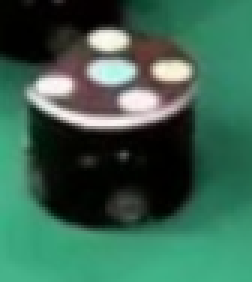
#> input picture Sample_data/to_detect.jpg, 84 x 94 px, found by its file name (shown 3 times larger)
$ python simple_feature_detect.py
#> lines starting #> are read from the running program, lines starting #| are printed output that depends on the picture
import cv2
import matplotlib.pyplot as plt
import numpy as np

def read_image_rgb(img_path):
    img = cv2.imread(img_path, cv2.IMREAD_COLOR)
    if img is None:
        print("Not found the image")
    else:
        img = cv2.cvtColor(img, cv2.COLOR_BGR2RGB)
    return img


def read_image_bgr(img_path):
    img = cv2.imread(img_path, cv2.IMREAD_COLOR)
    if img is None:
        print("Not found the image")
    return img

def read_image_grayscale(img_path):
    img = cv2.imread(img_path, cv2.IMREAD_GRAYSCALE)
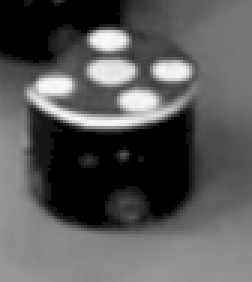
#> img: shape (94, 84) (shown 3 times larger); min 0, max 251, mean 88
    if img is None:
        print("Not found the image")
    return img


to_detect_robo = read_image_grayscale(r'E:\Aditya\AI_DL_ML\Robo_Soccer\Robo_vision\Sample_data\to_detect.jpg')
robo_image = read_image_grayscale(r'E:\Aditya\AI_DL_ML\Robo_Soccer\Robo_vision\Sample_data\Video_1_frame280.jpg')
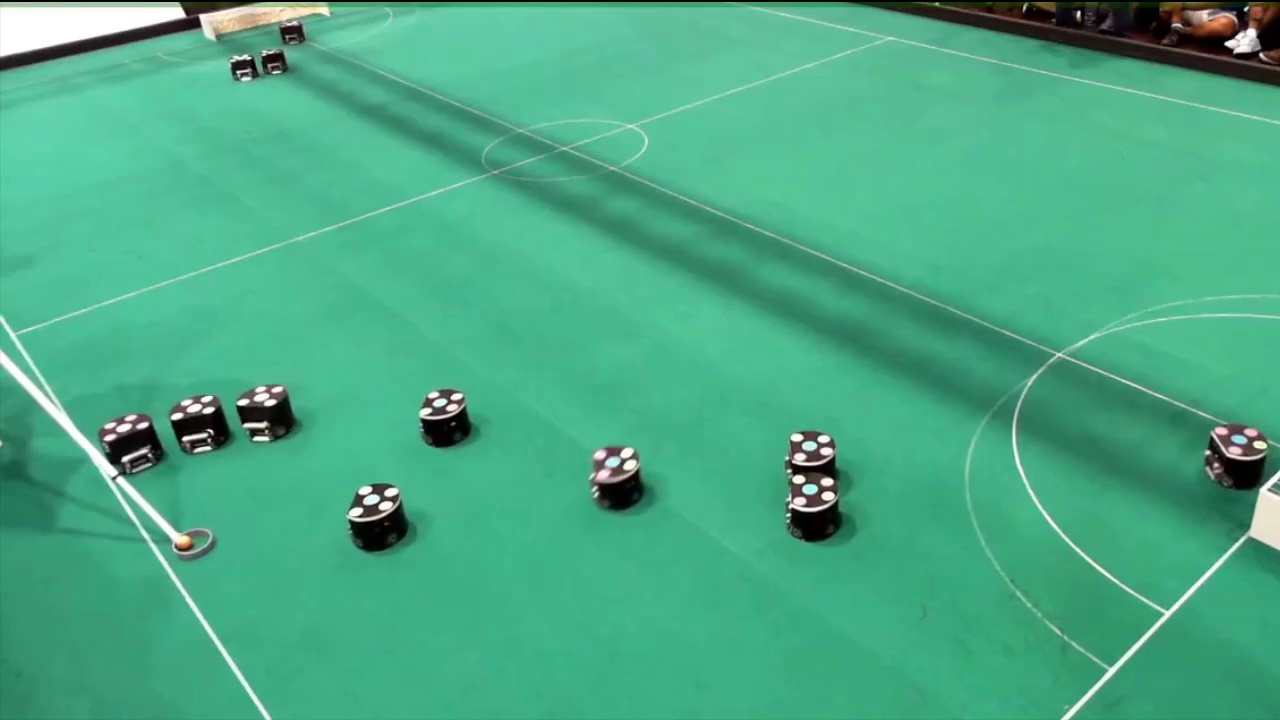
#> input picture Sample_data/Video_1_frame280.jpg, 1280 x 720 px, found by its file name

plt.imshow(robo_image[...,::-1])
plt.show()
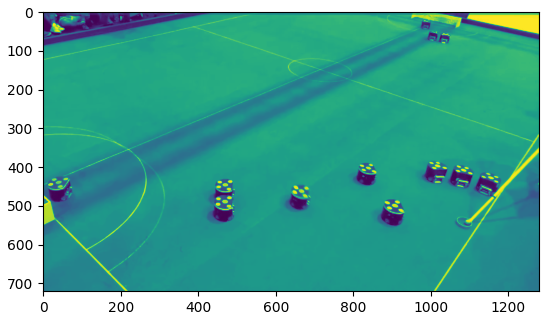
#> figure drawn by matplotlib, 1 panel

w, h = to_detect_robo.shape[::-1]
#> w = 84; h = 94

for i in range(25):
    res = cv2.matchTemplate(robo_image, to_detect_robo, cv2.TM_CCOEFF)

    # [4 lines of commented-out code are left out]


    min_val, max_val, min_loc, max_loc = cv2.minMaxLoc(res)
    top_left = max_loc
    bottom_right = (top_left[0] + w, top_left[1] + h)
    cv2.rectangle(robo_image, top_left, bottom_right, (0,0,255), 4)

    plt.imshow(res[...,::-1])
    plt.show()

    plt.imshow(robo_image[...,::-1])
    plt.show()

    cv2.rectangle(robo_image, top_left, bottom_right, (0,0,255), cv2.FILLED)

    plt.imshow(robo_image[...,::-1])
    plt.show()
#> this loop made 25 passes
#> (min_val, max_val, min_loc, top_left, bottom_right) on passes 1 to 12: (-10981373, 15848222, (777, 436), (774, 468), (858, 562)), (-11097222, 14351210, (777, 392), (334, 477), (418, 571)), (-11829799, 13672291, (392, 408), (402, 375), (486, 469)), (-12991459, 13107363, (334, 400), (90, 389), (174, 483)), (-12991459, 12936093, (334, 400), (423, 397), (507, 491)), (-12991471, 12804862, (334, 400), (444, 419), (528, 513)), (-12991483, 12799564, (334, 400), (110, 411), (194, 505)), (-12991483, 13499952, (334, 400), (129, 433), (213, 527)), (-12991471, 12978642, (334, 400), (149, 454), (233, 548)), (-12991475, 12737302, (334, 400), (465, 441), (549, 535)), (-12991475, 12684318, (334, 400), (486, 463), (570, 557)), (-12991475, 12583971, (334, 400), (507, 485), (591, 579))
#> pass 1, `res = cv2.matchTemplate(robo_image, to_detect_robo, cv2.TM_CCOEFF)`:
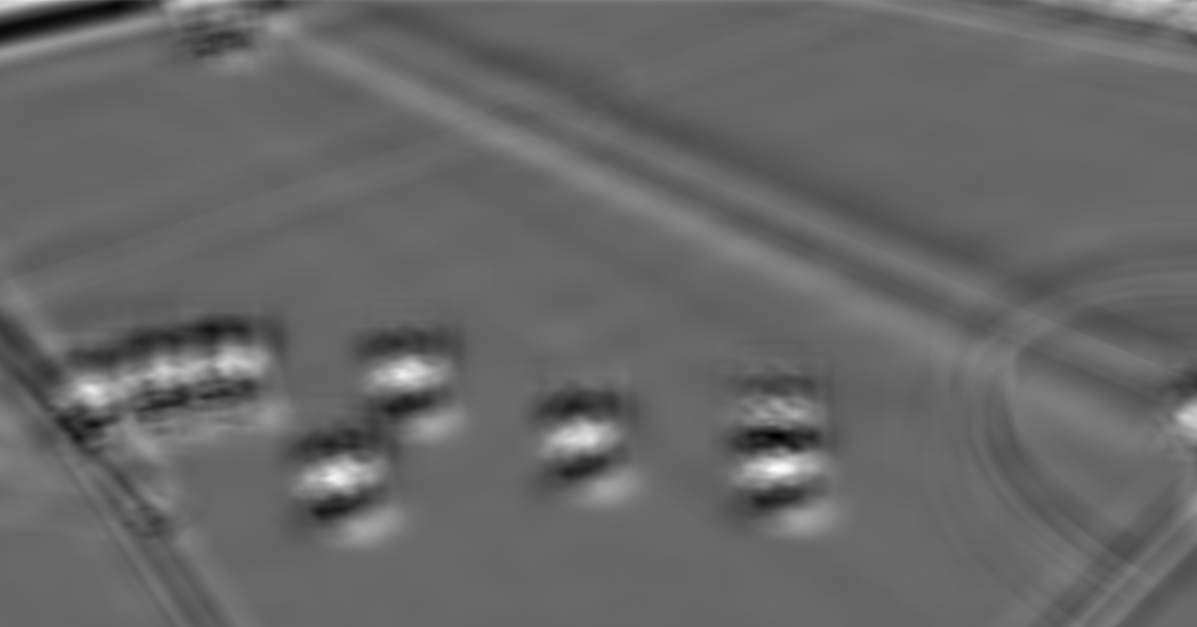
#> res: shape (627, 1197) float32; min -10981373, max 15848222, mean -75177.2; drawn with min black and max white
#> pass 1, `plt.show()`:
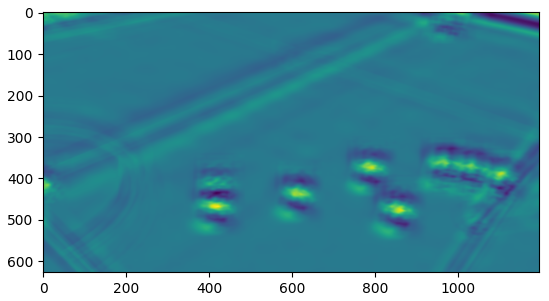
#> figure drawn by matplotlib, 1 panel
#> after the loop:
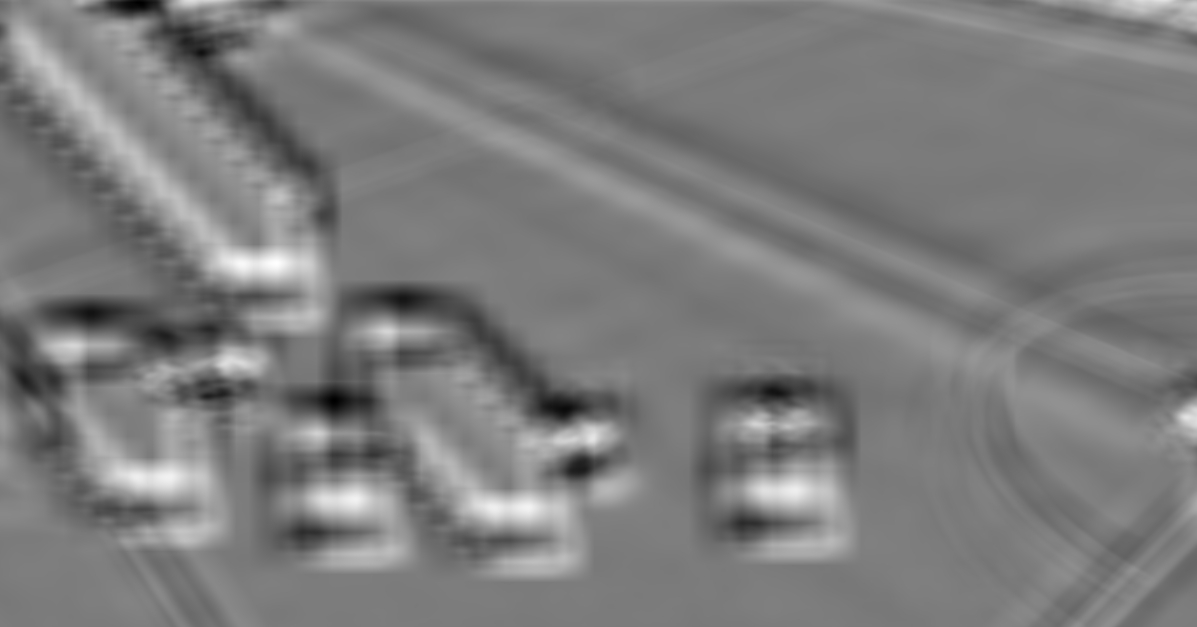
#> res: shape (627, 1197) float32; min -13086976, max 13679396, mean 18230.8; drawn with min black and max white
#> after the loop:
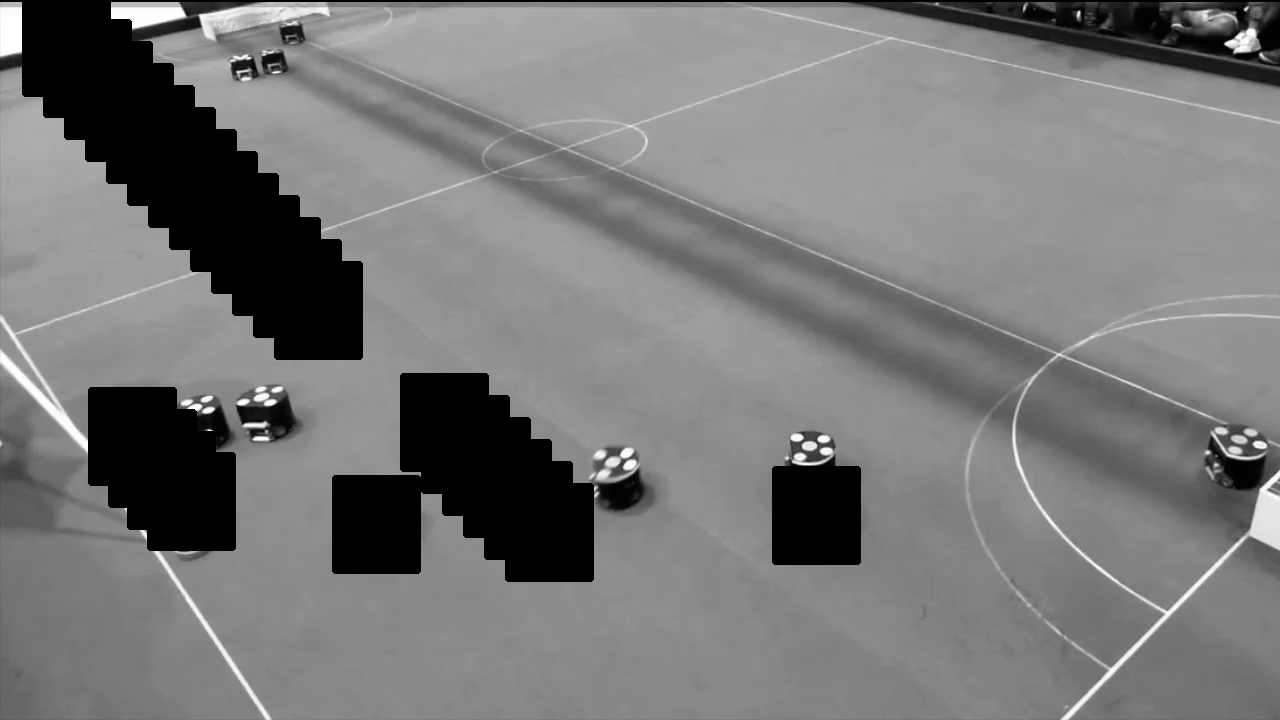
#> robo_image: shape (720, 1280); min 0, max 255, mean 119.7
